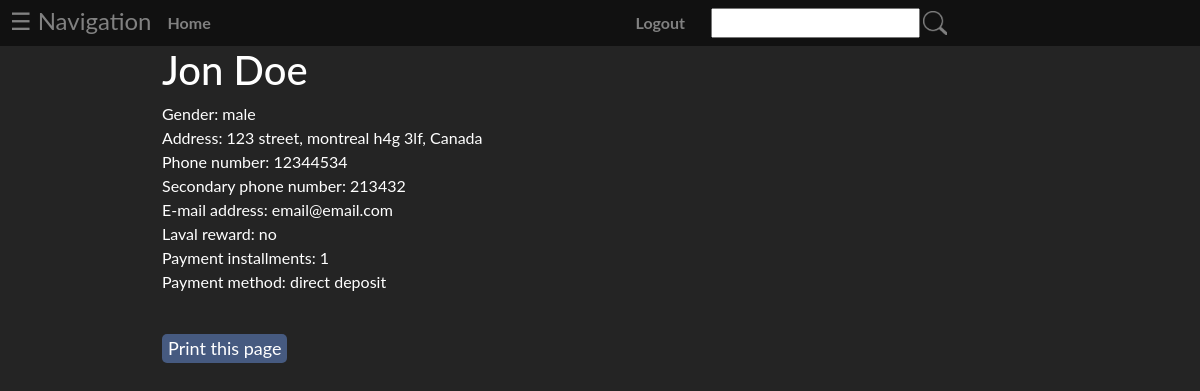
/Customer/details/5, run on the app's committed database.
### tables this page shows
CREATE TABLE `customer` (
  `customer_id` int(11) NOT NULL,
  `first_name` varchar(25) NOT NULL,
  `last_name` varchar(24) NOT NULL,
  `gender` varchar(25) NOT NULL,
  `address` varchar(50) NOT NULL,
  `city` varchar(25) NOT NULL,
  `postal_code` varchar(25) NOT NULL,
  `main_phone` varchar(25) NOT NULL,
  `secondary_phone` varchar(25) NOT NULL,
  `email` varchar(50) NOT NULL,
  `laval_reward` varchar(25) NOT NULL,
  `payment_installments` int(11) NOT NULL,
  `payment_method` varchar(25) NOT NULL
);

### app/controllers/Customer.php (called while the page is built, shortened)
<?php
class Customer extends \app\core\Controller {
	public function details($customer_id) {
		$customer = new \app\models\Customer();
		$data = $customer->get($customer_id);
		$this->view('Customer/details', $data);
	}
}

### app/core/App.php (called while the page is built, shortened)
<?php
	class App{
		private $method = 'index';
		public function __construct(){
			$url = self::parseUrl();
			if(isset($url[0])){
				unset($url[0]);
			}
			$this->controller = new $this->controller;
			if(isset($url[1])){
				if(method_exists($this->controller, $url[1])){
					$this->method = $url[1];
				}
				unset($url[1]);
			}
			$this->params = $url ? array_values($url) : [];
			call_user_func_array([$this->controller, $this->method], $this->params);
		}
		private static function parseUrl(){
			if(isset($_GET['url'])){
				return explode('/',
					filter_var(
						rtrim($_GET['url'], '/'),
						FILTER_SANITIZE_URL)
				);
			}
		}
	}

### index.php (called while the page is built, shortened)
<?php
	new \app\core\App();

### app/models/Customer.php (called while the page is built, shortened)
<?php
class Customer extends \app\core\Model {
	function get($customer_id) {
		$SQL = 'SELECT * FROM customer WHERE customer_id = :customer_id';
		$STMT = self::$_connection->prepare($SQL);
		$STMT->execute(['customer_id'=>$customer_id]);
		$STMT->setFetchMode(\PDO::FETCH_CLASS, "app\models\Customer");
		return $STMT->fetch();
	}
}

### app/core/DBConnection.php (called while the page is built, shortened)
<?php
class DBConnection{
	static $connection = null;
	private function __construct(){
		if(self::$connection == null){
			$host = 'localhost';
			$DBname = 'sysdevproject';
			$user = 'root';
			$password = '';
			self::$connection = new \PDO("mysql:host=$host;dbname=$DBname", $user, $password);
		}
}
	public static function getInstance(){
		return self::$connection;
	}
}

### app/views/Customer/details.php (the view, shortened to what this page needs)
<html>
<head>
	<link href="https://cdn.jsdelivr.net/npm/bootstrap@5.1.3/dist/css/bootstrap.min.css" rel="stylesheet">
	<link rel="stylesheet" type="text/css" href="/app/styles/general.css">
</head>
<body>
	<div class='container'>
		<?php
			echo "<h1>$data->first_name $data->last_name</h1>
				<p>Gender: $data->gender<br>
				Address: $data->address, $data->city $data->postal_code, Canada<br>
				Phone number: $data->main_phone<br>
				Secondary phone number: $data->secondary_phone<br>
				E-mail address: $data->email<br>
				Laval reward: $data->laval_reward<br>
				Payment installments: $data->payment_installments<br>
				Payment method: $data->payment_method<p>";
		?>
		<br>
		<button class="print" onClick="window.print()">Print this page</button>
	</div>
</body>
</html>

### app/styles/general.css (style rules this page uses)
html { overflow-y: scroll; }
body { font-family: "Lato", sans-serif; background-color: #242424; color: white; }
.container { max-width: 75%; margin: auto; }
.print { border: none; border-radius: 5px; font-size: 18px; background-color: rgb(70, 90, 128); color: white; }

### data on the page
customer: first_name "Jon", last_name "Doe", gender "male", address "123 street", city "montreal", postal_code "h4g 3lf", main_phone "12344534", secondary_phone "213432", email "email@email.com", laval_reward "no", payment_installments "1", payment_method "direct deposit"
